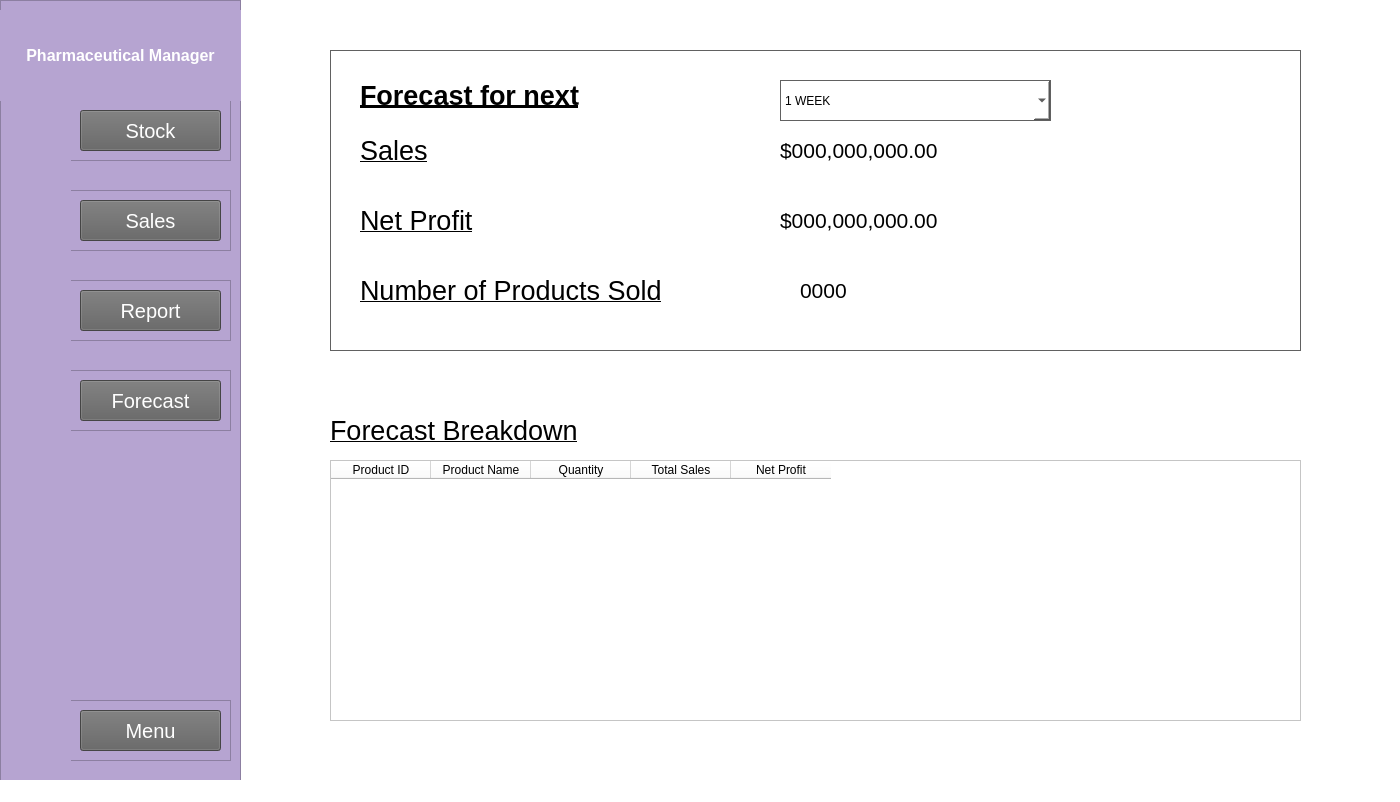
<?xml version="1.0" encoding="UTF-8"?>
<ui version="4.0">
 <class>MainWindow</class>
 <widget class="QMainWindow" name="MainWindow">
  <property name="geometry">
   <rect>
    <x>0</x>
    <y>0</y>
    <width>1400</width>
    <height>802</height>
   </rect>
  </property>
  <property name="sizePolicy">
   <sizepolicy hsizetype="Preferred" vsizetype="Preferred">
    <horstretch>0</horstretch>
    <verstretch>0</verstretch>
   </sizepolicy>
  </property>
  <property name="maximumSize">
   <size>
    <width>16777215</width>
    <height>16777215</height>
   </size>
  </property>
  <property name="windowTitle">
   <string>Forecast</string>
  </property>
  <property name="styleSheet">
   <string notr="true">background-color: rgb(255, 255, 255);</string>
  </property>
  <widget class="QWidget" name="centralwidget">
   <widget class="QFrame" name="frame_2">
    <property name="geometry">
     <rect>
      <x>0</x>
      <y>0</y>
      <width>241</width>
      <height>781</height>
     </rect>
    </property>
    <property name="styleSheet">
     <string notr="true">background-color: rgb(182, 164, 209);</string>
    </property>
    <property name="frameShape">
     <enum>QFrame::StyledPanel</enum>
    </property>
    <property name="frameShadow">
     <enum>QFrame::Raised</enum>
    </property>
    <widget class="QFrame" name="StockFrame">
     <property name="geometry">
      <rect>
       <x>10</x>
       <y>100</y>
       <width>221</width>
       <height>61</height>
      </rect>
     </property>
     <property name="frameShape">
      <enum>QFrame::StyledPanel</enum>
     </property>
     <property name="frameShadow">
      <enum>QFrame::Raised</enum>
     </property>
     <widget class="QLabel" name="label_3">
      <property name="geometry">
       <rect>
        <x>0</x>
        <y>0</y>
        <width>61</width>
        <height>61</height>
       </rect>
      </property>
      <property name="styleSheet">
       <string notr="true"/>
      </property>
      <property name="text">
       <string/>
      </property>
      <property name="pixmap">
       <pixmap resource="../Resources/images.qrc">:/menu/SourceImages/Box.png</pixmap>
      </property>
      <property name="scaledContents">
       <bool>true</bool>
      </property>
     </widget>
     <widget class="QPushButton" name="StockMenuButton">
      <property name="geometry">
       <rect>
        <x>70</x>
        <y>10</y>
        <width>141</width>
        <height>41</height>
       </rect>
      </property>
      <property name="font">
       <font>
        <family>MS Sans Serif</family>
        <pointsize>15</pointsize>
        <weight>50</weight>
        <bold>false</bold>
       </font>
      </property>
      <property name="styleSheet">
       <string notr="true">
color: rgb(255, 255, 255);
background-color: rgb(97, 97, 97);</string>
      </property>
      <property name="text">
       <string>Stock</string>
      </property>
     </widget>
    </widget>
    <widget class="QFrame" name="SalesFrame">
     <property name="geometry">
      <rect>
       <x>10</x>
       <y>190</y>
       <width>221</width>
       <height>61</height>
      </rect>
     </property>
     <property name="frameShape">
      <enum>QFrame::StyledPanel</enum>
     </property>
     <property name="frameShadow">
      <enum>QFrame::Raised</enum>
     </property>
     <widget class="QLabel" name="label_7">
      <property name="geometry">
       <rect>
        <x>0</x>
        <y>0</y>
        <width>61</width>
        <height>61</height>
       </rect>
      </property>
      <property name="styleSheet">
       <string notr="true"/>
      </property>
      <property name="text">
       <string/>
      </property>
      <property name="pixmap">
       <pixmap resource="../Resources/images.qrc">:/menu/SourceImages/dollar.png</pixmap>
      </property>
      <property name="scaledContents">
       <bool>true</bool>
      </property>
     </widget>
     <widget class="QPushButton" name="SalesMenuButton">
      <property name="geometry">
       <rect>
        <x>70</x>
        <y>10</y>
        <width>141</width>
        <height>41</height>
       </rect>
      </property>
      <property name="font">
       <font>
        <family>MS Sans Serif</family>
        <pointsize>15</pointsize>
        <weight>50</weight>
        <bold>false</bold>
       </font>
      </property>
      <property name="styleSheet">
       <string notr="true">
color: rgb(255, 255, 255);
background-color: rgb(97, 97, 97);</string>
      </property>
      <property name="text">
       <string>Sales</string>
      </property>
     </widget>
    </widget>
    <widget class="QFrame" name="ReportFrame">
     <property name="geometry">
      <rect>
       <x>10</x>
       <y>280</y>
       <width>221</width>
       <height>61</height>
      </rect>
     </property>
     <property name="frameShape">
      <enum>QFrame::StyledPanel</enum>
     </property>
     <property name="frameShadow">
      <enum>QFrame::Raised</enum>
     </property>
     <widget class="QLabel" name="label_9">
      <property name="geometry">
       <rect>
        <x>0</x>
        <y>0</y>
        <width>61</width>
        <height>61</height>
       </rect>
      </property>
      <property name="styleSheet">
       <string notr="true"/>
      </property>
      <property name="text">
       <string/>
      </property>
      <property name="pixmap">
       <pixmap resource="../Resources/images.qrc">:/menu/SourceImages/book.png</pixmap>
      </property>
      <property name="scaledContents">
       <bool>true</bool>
      </property>
     </widget>
     <widget class="QPushButton" name="ReportMenuButton">
      <property name="geometry">
       <rect>
        <x>70</x>
        <y>10</y>
        <width>141</width>
        <height>41</height>
       </rect>
      </property>
      <property name="font">
       <font>
        <family>MS Sans Serif</family>
        <pointsize>15</pointsize>
        <weight>50</weight>
        <bold>false</bold>
       </font>
      </property>
      <property name="styleSheet">
       <string notr="true">
color: rgb(255, 255, 255);
background-color: rgb(97, 97, 97);</string>
      </property>
      <property name="text">
       <string>Report</string>
      </property>
     </widget>
    </widget>
    <widget class="QFrame" name="ForecastFrame">
     <property name="geometry">
      <rect>
       <x>10</x>
       <y>370</y>
       <width>221</width>
       <height>61</height>
      </rect>
     </property>
     <property name="frameShape">
      <enum>QFrame::StyledPanel</enum>
     </property>
     <property name="frameShadow">
      <enum>QFrame::Raised</enum>
     </property>
     <widget class="QLabel" name="label_10">
      <property name="geometry">
       <rect>
        <x>0</x>
        <y>0</y>
        <width>61</width>
        <height>61</height>
       </rect>
      </property>
      <property name="styleSheet">
       <string notr="true"/>
      </property>
      <property name="text">
       <string/>
      </property>
      <property name="pixmap">
       <pixmap resource="../Resources/images.qrc">:/menu/SourceImages/report.png</pixmap>
      </property>
      <property name="scaledContents">
       <bool>true</bool>
      </property>
     </widget>
     <widget class="QPushButton" name="ForecastMenuButton">
      <property name="geometry">
       <rect>
        <x>70</x>
        <y>10</y>
        <width>141</width>
        <height>41</height>
       </rect>
      </property>
      <property name="font">
       <font>
        <family>MS Sans Serif</family>
        <pointsize>15</pointsize>
        <weight>50</weight>
        <bold>false</bold>
       </font>
      </property>
      <property name="styleSheet">
       <string notr="true">
color: rgb(255, 255, 255);
background-color: rgb(97, 97, 97);</string>
      </property>
      <property name="text">
       <string>Forecast</string>
      </property>
     </widget>
    </widget>
    <widget class="QLabel" name="label">
     <property name="geometry">
      <rect>
       <x>0</x>
       <y>10</y>
       <width>241</width>
       <height>91</height>
      </rect>
     </property>
     <property name="font">
      <font>
       <family>MS Sans Serif</family>
       <pointsize>12</pointsize>
       <weight>75</weight>
       <bold>true</bold>
      </font>
     </property>
     <property name="layoutDirection">
      <enum>Qt::LeftToRight</enum>
     </property>
     <property name="styleSheet">
      <string notr="true">color: rgb(255, 255, 255);</string>
     </property>
     <property name="text">
      <string>Pharmaceutical Manager</string>
     </property>
     <property name="alignment">
      <set>Qt::AlignCenter</set>
     </property>
     <property name="wordWrap">
      <bool>true</bool>
     </property>
    </widget>
    <widget class="QFrame" name="MenuFrame_2">
     <property name="geometry">
      <rect>
       <x>10</x>
       <y>700</y>
       <width>221</width>
       <height>61</height>
      </rect>
     </property>
     <property name="frameShape">
      <enum>QFrame::StyledPanel</enum>
     </property>
     <property name="frameShadow">
      <enum>QFrame::Raised</enum>
     </property>
     <widget class="QLabel" name="label_13">
      <property name="geometry">
       <rect>
        <x>0</x>
        <y>0</y>
        <width>61</width>
        <height>61</height>
       </rect>
      </property>
      <property name="styleSheet">
       <string notr="true"/>
      </property>
      <property name="text">
       <string/>
      </property>
      <property name="pixmap">
       <pixmap resource="../Resources/images.qrc">:/menu/SourceImages/BackArrow.png</pixmap>
      </property>
      <property name="scaledContents">
       <bool>true</bool>
      </property>
     </widget>
     <widget class="QPushButton" name="BackToMenuButton">
      <property name="geometry">
       <rect>
        <x>70</x>
        <y>10</y>
        <width>141</width>
        <height>41</height>
       </rect>
      </property>
      <property name="font">
       <font>
        <family>MS Sans Serif</family>
        <pointsize>15</pointsize>
        <weight>50</weight>
        <bold>false</bold>
       </font>
      </property>
      <property name="styleSheet">
       <string notr="true">
color: rgb(255, 255, 255);
background-color: rgb(97, 97, 97);</string>
      </property>
      <property name="text">
       <string>Menu</string>
      </property>
     </widget>
    </widget>
   </widget>
   <widget class="QFrame" name="frame">
    <property name="geometry">
     <rect>
      <x>330</x>
      <y>50</y>
      <width>971</width>
      <height>301</height>
     </rect>
    </property>
    <property name="styleSheet">
     <string notr="true">border: 1px solid rgb(97, 97, 97);</string>
    </property>
    <property name="frameShape">
     <enum>QFrame::StyledPanel</enum>
    </property>
    <property name="frameShadow">
     <enum>QFrame::Raised</enum>
    </property>
    <widget class="QLabel" name="Heading">
     <property name="geometry">
      <rect>
       <x>30</x>
       <y>10</y>
       <width>351</width>
       <height>71</height>
      </rect>
     </property>
     <property name="font">
      <font>
       <family>MS Sans Serif</family>
       <pointsize>20</pointsize>
       <weight>75</weight>
       <bold>true</bold>
       <underline>true</underline>
      </font>
     </property>
     <property name="layoutDirection">
      <enum>Qt::LeftToRight</enum>
     </property>
     <property name="styleSheet">
      <string notr="true">border: 0px;</string>
     </property>
     <property name="text">
      <string>Forecast for next</string>
     </property>
     <property name="alignment">
      <set>Qt::AlignLeading|Qt::AlignLeft|Qt::AlignVCenter</set>
     </property>
     <property name="wordWrap">
      <bool>true</bool>
     </property>
    </widget>
    <widget class="QLabel" name="ProductIDText_2">
     <property name="geometry">
      <rect>
       <x>30</x>
       <y>80</y>
       <width>261</width>
       <height>41</height>
      </rect>
     </property>
     <property name="font">
      <font>
       <family>MS Sans Serif</family>
       <pointsize>20</pointsize>
       <weight>50</weight>
       <bold>false</bold>
       <underline>true</underline>
      </font>
     </property>
     <property name="layoutDirection">
      <enum>Qt::LeftToRight</enum>
     </property>
     <property name="styleSheet">
      <string notr="true">border: 0px;</string>
     </property>
     <property name="text">
      <string>Sales</string>
     </property>
     <property name="alignment">
      <set>Qt::AlignLeading|Qt::AlignLeft|Qt::AlignVCenter</set>
     </property>
     <property name="wordWrap">
      <bool>true</bool>
     </property>
    </widget>
    <widget class="QLabel" name="ExpectedSales">
     <property name="geometry">
      <rect>
       <x>450</x>
       <y>80</y>
       <width>201</width>
       <height>41</height>
      </rect>
     </property>
     <property name="font">
      <font>
       <family>MS Sans Serif</family>
       <pointsize>16</pointsize>
       <weight>50</weight>
       <bold>false</bold>
      </font>
     </property>
     <property name="layoutDirection">
      <enum>Qt::LeftToRight</enum>
     </property>
     <property name="styleSheet">
      <string notr="true">border: 0px;</string>
     </property>
     <property name="text">
      <string>$000,000,000.00</string>
     </property>
     <property name="alignment">
      <set>Qt::AlignLeading|Qt::AlignLeft|Qt::AlignVCenter</set>
     </property>
     <property name="wordWrap">
      <bool>true</bool>
     </property>
    </widget>
    <widget class="QLabel" name="ProductIDText_7">
     <property name="geometry">
      <rect>
       <x>30</x>
       <y>150</y>
       <width>261</width>
       <height>41</height>
      </rect>
     </property>
     <property name="font">
      <font>
       <family>MS Sans Serif</family>
       <pointsize>20</pointsize>
       <weight>50</weight>
       <bold>false</bold>
       <underline>true</underline>
      </font>
     </property>
     <property name="layoutDirection">
      <enum>Qt::LeftToRight</enum>
     </property>
     <property name="styleSheet">
      <string notr="true">border: 0px;</string>
     </property>
     <property name="text">
      <string>Net Profit</string>
     </property>
     <property name="alignment">
      <set>Qt::AlignLeading|Qt::AlignLeft|Qt::AlignVCenter</set>
     </property>
     <property name="wordWrap">
      <bool>true</bool>
     </property>
    </widget>
    <widget class="QLabel" name="NetProfit">
     <property name="geometry">
      <rect>
       <x>450</x>
       <y>150</y>
       <width>201</width>
       <height>41</height>
      </rect>
     </property>
     <property name="font">
      <font>
       <family>MS Sans Serif</family>
       <pointsize>16</pointsize>
       <weight>50</weight>
       <bold>false</bold>
      </font>
     </property>
     <property name="layoutDirection">
      <enum>Qt::LeftToRight</enum>
     </property>
     <property name="styleSheet">
      <string notr="true">border: 0px;</string>
     </property>
     <property name="text">
      <string>$000,000,000.00</string>
     </property>
     <property name="alignment">
      <set>Qt::AlignLeading|Qt::AlignLeft|Qt::AlignVCenter</set>
     </property>
     <property name="wordWrap">
      <bool>true</bool>
     </property>
    </widget>
    <widget class="QComboBox" name="periodComboBox">
     <property name="geometry">
      <rect>
       <x>450</x>
       <y>30</y>
       <width>271</width>
       <height>41</height>
      </rect>
     </property>
     <item>
      <property name="text">
       <string>1 WEEK</string>
      </property>
     </item>
     <item>
      <property name="text">
       <string>1 MONTH</string>
      </property>
     </item>
     <item>
      <property name="text">
       <string>3 MONTH</string>
      </property>
     </item>
     <item>
      <property name="text">
       <string>6 MONTH</string>
      </property>
     </item>
     <item>
      <property name="text">
       <string>9 MONTH</string>
      </property>
     </item>
     <item>
      <property name="text">
       <string>1 YEAR</string>
      </property>
     </item>
    </widget>
    <widget class="QLabel" name="ProductIDText_9">
     <property name="geometry">
      <rect>
       <x>30</x>
       <y>220</y>
       <width>331</width>
       <height>41</height>
      </rect>
     </property>
     <property name="font">
      <font>
       <family>MS Sans Serif</family>
       <pointsize>20</pointsize>
       <weight>50</weight>
       <bold>false</bold>
       <underline>true</underline>
      </font>
     </property>
     <property name="layoutDirection">
      <enum>Qt::LeftToRight</enum>
     </property>
     <property name="styleSheet">
      <string notr="true">border: 0px;</string>
     </property>
     <property name="text">
      <string>Number of Products Sold</string>
     </property>
     <property name="alignment">
      <set>Qt::AlignLeading|Qt::AlignLeft|Qt::AlignVCenter</set>
     </property>
     <property name="wordWrap">
      <bool>true</bool>
     </property>
    </widget>
    <widget class="QLabel" name="NumberOfProducts">
     <property name="geometry">
      <rect>
       <x>470</x>
       <y>220</y>
       <width>201</width>
       <height>41</height>
      </rect>
     </property>
     <property name="font">
      <font>
       <family>MS Sans Serif</family>
       <pointsize>16</pointsize>
       <weight>50</weight>
       <bold>false</bold>
      </font>
     </property>
     <property name="layoutDirection">
      <enum>Qt::LeftToRight</enum>
     </property>
     <property name="styleSheet">
      <string notr="true">border: 0px;</string>
     </property>
     <property name="text">
      <string>0000</string>
     </property>
     <property name="alignment">
      <set>Qt::AlignLeading|Qt::AlignLeft|Qt::AlignVCenter</set>
     </property>
     <property name="wordWrap">
      <bool>true</bool>
     </property>
    </widget>
   </widget>
   <widget class="QTableWidget" name="BreakdownList">
    <property name="geometry">
     <rect>
      <x>330</x>
      <y>460</y>
      <width>971</width>
      <height>261</height>
     </rect>
    </property>
    <property name="lineWidth">
     <number>1</number>
    </property>
    <property name="sizeAdjustPolicy">
     <enum>QAbstractScrollArea::AdjustToContents</enum>
    </property>
    <property name="alternatingRowColors">
     <bool>false</bool>
    </property>
    <property name="gridStyle">
     <enum>Qt::SolidLine</enum>
    </property>
    <property name="rowCount">
     <number>0</number>
    </property>
    <property name="columnCount">
     <number>5</number>
    </property>
    <attribute name="horizontalHeaderVisible">
     <bool>true</bool>
    </attribute>
    <attribute name="horizontalHeaderCascadingSectionResizes">
     <bool>false</bool>
    </attribute>
    <attribute name="horizontalHeaderHighlightSections">
     <bool>true</bool>
    </attribute>
    <attribute name="horizontalHeaderShowSortIndicator" stdset="0">
     <bool>false</bool>
    </attribute>
    <attribute name="horizontalHeaderStretchLastSection">
     <bool>false</bool>
    </attribute>
    <attribute name="verticalHeaderVisible">
     <bool>false</bool>
    </attribute>
    <column>
     <property name="text">
      <string>Product ID</string>
     </property>
    </column>
    <column>
     <property name="text">
      <string>Product Name</string>
     </property>
    </column>
    <column>
     <property name="text">
      <string>Quantity</string>
     </property>
    </column>
    <column>
     <property name="text">
      <string>Total Sales</string>
     </property>
    </column>
    <column>
     <property name="text">
      <string>Net Profit</string>
     </property>
    </column>
   </widget>
   <widget class="QLabel" name="ProductIDText_6">
    <property name="geometry">
     <rect>
      <x>330</x>
      <y>410</y>
      <width>341</width>
      <height>41</height>
     </rect>
    </property>
    <property name="font">
     <font>
      <family>MS Sans Serif</family>
      <pointsize>20</pointsize>
      <weight>50</weight>
      <bold>false</bold>
      <underline>true</underline>
     </font>
    </property>
    <property name="layoutDirection">
     <enum>Qt::LeftToRight</enum>
    </property>
    <property name="styleSheet">
     <string notr="true">border: 0px;</string>
    </property>
    <property name="text">
     <string>Forecast Breakdown</string>
    </property>
    <property name="alignment">
     <set>Qt::AlignLeading|Qt::AlignLeft|Qt::AlignVCenter</set>
    </property>
    <property name="wordWrap">
     <bool>true</bool>
    </property>
   </widget>
  </widget>
  <widget class="QStatusBar" name="statusbar"/>
 </widget>
 <resources>
  <include location="../Resources/images.qrc"/>
 </resources>
 <connections/>
</ui>
